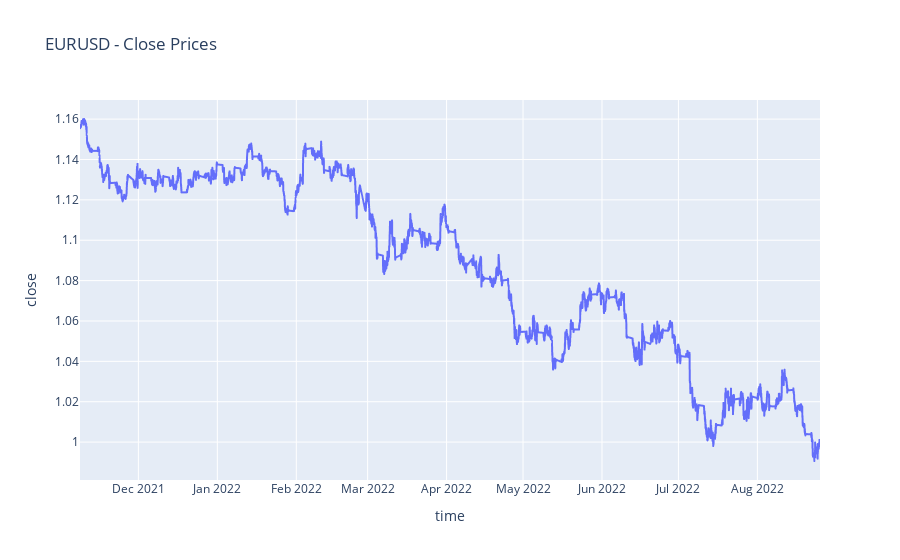

Notebook code cell kept with this figure:
### Markdown cell above
## Plotting EURUSD Close Prices

### Code cell
fig = px.line(df, x='time', y='close', title='EURUSD - Close Prices')  # creating a figure using px.line
display(fig)  # showing figure in output

### Figure 1 — Plotly figure (JSON) as saved in the notebook; plotly's stock layout.template omitted (floating-point values rounded to 4 significant figures; data arrays with more than 128 entries replaced by an {"elided": "..."} marker saying what was removed)
{"data": [{"hovertemplate": "time=%{x}<br>close=%{y}<extra></extra>", "legendgroup": "", "line": {"color": "#636efa", "dash": "solid"}, "marker": {"symbol": "circle"}, "mode": "lines", "name": "", "showlegend": false, "type": "scattergl", "x": {"elided": "5000 str values"}, "xaxis": "x", "y": {"elided": "5000 float values"}, "yaxis": "y"}], "layout": {"legend": {"tracegroupgap": 0}, "title": {"text": "EURUSD - Close Prices"}, "xaxis": {"anchor": "y", "domain": [0, 1], "title": {"text": "time"}}, "yaxis": {"anchor": "x", "domain": [0, 1], "title": {"text": "close"}}}}
